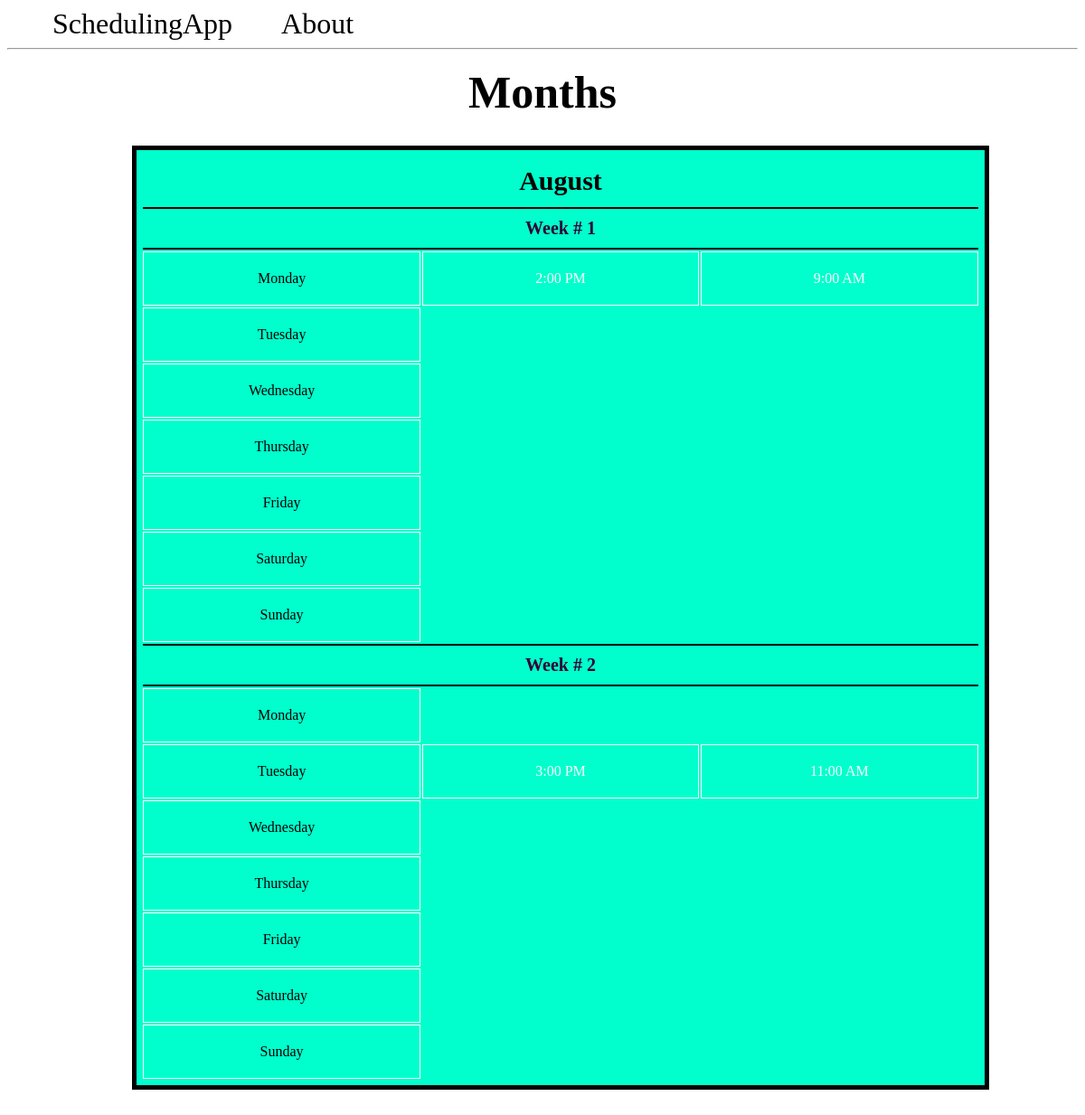
/, run on an earlier commit of the app's database.
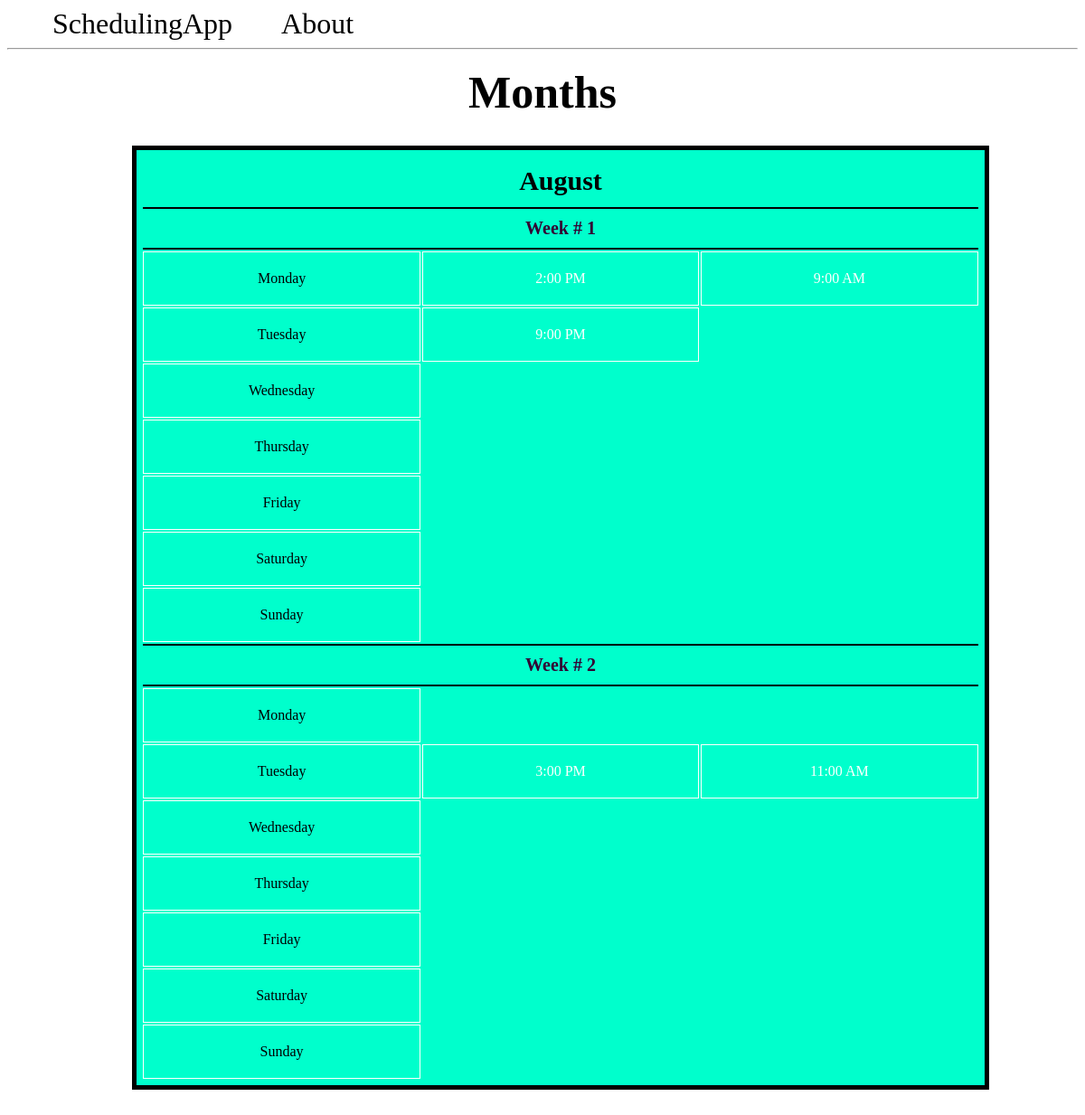
And on a later commit of the database.
### app.py (models this page shows, shortened)
class Month(db.Model):
  id = db.Column(db.Integer, primary_key=True)
  month = db.Column(db.String(100), nullable=False)
  weeks = db.relationship('Week', backref='month')

class Week(db.Model):
  id = db.Column(db.Integer, primary_key=True)
  month_id = db.Column(db.Integer, db.ForeignKey('month.id'))
  days = db.relationship('Day', backref='week')

class Day(db.Model):
  id = db.Column(db.Integer, primary_key=True)
  day = db.Column(db.String(100), nullable=False)
  week_id = db.Column(db.Integer, db.ForeignKey('week.id'))
  times = db.relationship('Time', backref='day')

class Time(db.Model):
  id = db.Column(db.Integer, primary_key=True)
  time = db.Column(db.String(100))
  day_id = db.Column(db.Integer, db.ForeignKey('day.id'))

### app.py (the view)
@app.route('/')
def index():
  months = Month.query.all()
  return render_template('index.html', months=months)

### templates/index.html
{% extends 'base.html' %}
{% block content %}
  <h1 class ="title">{% block title %} Months {% endblock %}</h1>
  <div class="monthContainer">
    {% for month in months %}
      <table class ="month">
          <tr>
            <th class="monthTitle", colspan = "10">{{month.month}}</th>
          </tr>
          {% for week in month.weeks %}
            <tr>
              <th class ="week", colspan = "10">Week # {{week.id}}</th>
            </tr>
            {% for day in week.days %}
              <tr>
                  <td class="cells"> <a href="{{ url_for('display_day', day_id=day.id)}}">{{day.day}}</a></td>
                  {% for time in day.times %}
                    <td class="cells">{{time.time}}</td>
                  {% endfor %}
              </tr>
            {% endfor %}
          {% endfor %}
      </table>
    {% endfor %}
  </div>
{% endblock %}

What changed in the data, as far as the page shows it:
added Time: time "9:00 PM", shown under Day (number 2 of 14 on the later page)
